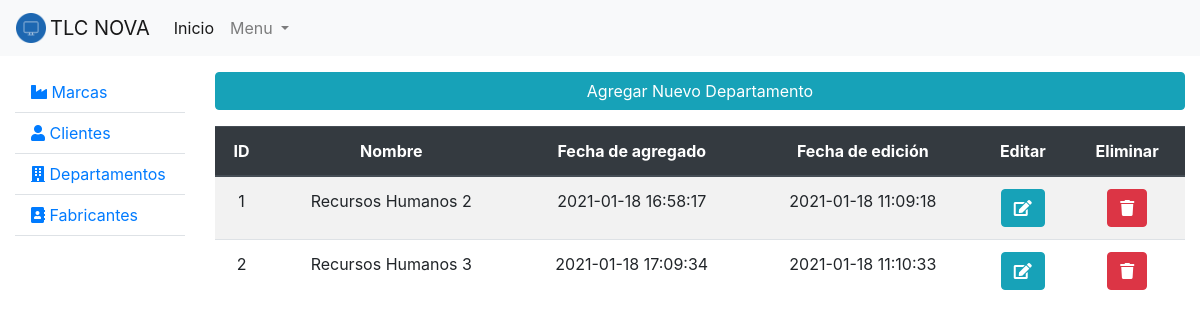
/vistas/departamentos/listarDepartamentos.php, run on the app's committed database.
### tables this page shows
CREATE TABLE `departamento` (
  `iddepartamento` int(11) NOT NULL,
  `nombre` varchar(45) DEFAULT NULL,
  `update` datetime DEFAULT NULL,
  `create` timestamp NULL DEFAULT NULL,
  `delete` datetime DEFAULT NULL
);

### config/db/departamentos/functions.php (called while the page is built, shortened)
<?php
function listarDepartamentos(){
    $respuesta = [];
    $query = "SELECT * FROM departamento WHERE `delete` is null";
    $conexion = connect();
    if( $resultado = mysqli_query($conexion,$query) ){
        while($fila = mysqli_fetch_assoc($resultado)){
            array_push($respuesta, $fila);
        }
    }
    return $respuesta;
}

### vistas/departamentos/listarDepartamentos.php (the view, shortened to what this page needs)
<?php
include '../../config/db/departamentos/functions.php';
$departamentos = listarDepartamentos();
?>
<!doctype html>
<html lang="es">
<head>
    <?php
    include '../../components/head.php';
    ?>
</head>
<body>
<?php
include '../../components/menu.php';
    ?>
    <div class="container-fluid">
        <div class="row">
            <?php include "../../components/sidebar.php"?>
            <div class="col">
                <div class="table-responsive">
                    <a href="<?php echo URL; ?>vistas/departamentos/agregarDepartamento.php" class="btn btn-info btn-block mt-3 mb-3"> Agregar Nuevo Departamento </a>
<?php
if( count($departamentos) > 0 ){
?>
                    <table id="tablaDepartamentos" class="table table-hover table-striped text-center">
                        <thead class="thead-dark">
                        <tr>
                            <th>ID</th>
                            <th>Nombre</th>
                            <th>Fecha de agregado</th>
                            <th>Fecha de edición</th>
                            <th>Editar</th>
                            <th>Eliminar</th>
                        </tr>
                        </thead>
                        <tbody>
                        <?php
                        foreach ($departamentos as $departamento){
                            $ultimaEdicion = $departamento["update"] == "" ? "Sin edición" : $departamento["update"];
                            ?>
                            <tr>
                                <td><?=$departamento["iddepartamento"];?></td>
                                <td><?=$departamento["nombre"];?></td>
                                <td><?=$departamento["create"];?></td>
                                <td><?=$ultimaEdicion;?></td>
                                <td><button onclick="editaDepartamento(<?php echo $departamento['iddepartamento']; ?>, '<?php echo $departamento['nombre'] ?>')" class="btn btn-info"><i class="fas fa-edit"></i></button></td>
                                <td><button onclick="eliminaDepartamentos(<?php echo $departamento['iddepartamento']; ?>, '<?php echo $departamento['nombre'] ?>');" class="btn btn-danger"><i class="fas fa-trash"></i></button></td>
                            </tr>
                            <?php
                        }
                        ?>
                        </tbody>
                    </table>
                </div>
            </div>
        </div>
    </div>
    <?php
}else{
    echo '<div class="alert alert-danger" role="alert">
                    Aún no hay departamentos registrados
                  </div>';
}
?>
</body>
</html>

### data on the page
departamento: iddepartamento "1", nombre "Recursos Humanos 2", create "2021-01-18 16:58:17", update "2021-01-18 11:09:18"
departamento: iddepartamento "2", nombre "Recursos Humanos 3", create "2021-01-18 17:09:34", update "2021-01-18 11:10:33"
